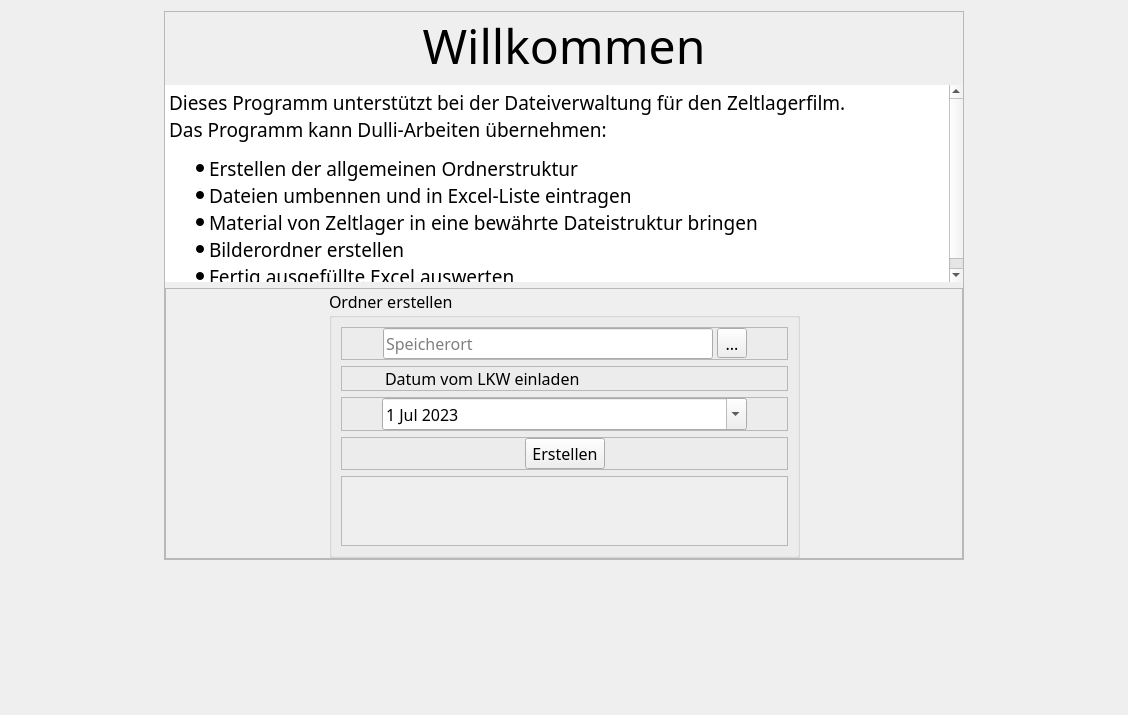
          <widget class="QWidget" name="scrollAreaWidgetContents">
           <property name="geometry">
            <rect>
             <x>0</x>
             <y>0</y>
             <width>1128</width>
             <height>715</height>
            </rect>
           </property>
           <property name="minimumSize">
            <size>
             <width>0</width>
             <height>0</height>
            </size>
           </property>
           <property name="styleSheet">
            <string notr="true"/>
           </property>
           <layout class="QGridLayout" name="gridLayout">
            <item row="1" column="2">
             <spacer name="horizontalSpacer_2">
              <property name="orientation">
               <enum>Qt::Horizontal</enum>
              </property>
              <property name="sizeType">
               <enum>QSizePolicy::Expanding</enum>
              </property>
              <property name="sizeHint" stdset="0">
               <size>
                <width>40</width>
                <height>20</height>
               </size>
              </property>
             </spacer>
            </item>
            <item row="1" column="0">
             <spacer name="horizontalSpacer">
              <property name="orientation">
               <enum>Qt::Horizontal</enum>
              </property>
              <property name="sizeType">
               <enum>QSizePolicy::Expanding</enum>
              </property>
              <property name="sizeHint" stdset="0">
               <size>
                <width>40</width>
                <height>20</height>
               </size>
              </property>
             </spacer>
            </item>
            <item row="1" column="1">
             <widget class="QFrame" name="frame_3">
              <property name="enabled">
               <bool>true</bool>
              </property>
              <property name="minimumSize">
               <size>
                <width>0</width>
                <height>0</height>
               </size>
              </property>
              <property name="baseSize">
               <size>
                <width>0</width>
                <height>0</height>
               </size>
              </property>
              <property name="frameShape">
               <enum>QFrame::StyledPanel</enum>
              </property>
              <property name="frameShadow">
               <enum>QFrame::Raised</enum>
              </property>
              <layout class="QVBoxLayout" name="verticalLayout_2">
               <property name="leftMargin">
                <number>0</number>
               </property>
               <property name="topMargin">
                <number>0</number>
               </property>
               <property name="rightMargin">
                <number>0</number>
               </property>
               <property name="bottomMargin">
                <number>0</number>
               </property>
               <item>
                <widget class="QLabel" name="Willkommen">
                 <property name="sizePolicy">
                  <sizepolicy hsizetype="Preferred" vsizetype="Fixed">
                   <horstretch>0</horstretch>
                   <verstretch>0</verstretch>
                  </sizepolicy>
                 </property>
                 <property name="font">
                  <font>
                   <family>Gill Sans Nova</family>
                   <pointsize>36</pointsize>
                   <weight>50</weight>
                   <italic>false</italic>
                   <bold>false</bold>
                  </font>
                 </property>
                 <property name="styleSheet">
                  <string notr="true">QLabel {
font: 36pt &quot;Gill Sans Nova&quot;;
}</string>
                 </property>
                 <property name="text">
                  <string>Willkommen</string>
                 </property>
                 <property name="alignment">
                  <set>Qt::AlignCenter</set>
                 </property>
                </widget>
               </item>
               <item>
                <widget class="QTextBrowser" name="Einleitung">
                 <property name="sizePolicy">
                  <sizepolicy hsizetype="Expanding" vsizetype="Fixed">
                   <horstretch>0</horstretch>
                   <verstretch>0</verstretch>
                  </sizepolicy>
                 </property>
                 <property name="minimumSize">
                  <size>
                   <width>350</width>
                   <height>197</height>
                  </size>
                 </property>
                 <property name="sizeIncrement">
                  <size>
                   <width>0</width>
                   <height>0</height>
                  </size>
                 </property>
                 <property name="baseSize">
                  <size>
                   <width>1000</width>
                   <height>300</height>
                  </size>
                 </property>
                 <property name="font">
                  <font>
                   <family>Gill Sans Nova</family>
                   <pointsize>12</pointsize>
                   <weight>50</weight>
                   <italic>false</italic>
                   <bold>false</bold>
                  </font>
                 </property>
                 <property name="styleSheet">
                  <string notr="true"/>
                 </property>
                 <property name="frameShape">
                  <enum>QFrame::NoFrame</enum>
                 </property>
                 <property name="frameShadow">
                  <enum>QFrame::Plain</enum>
                 </property>
                 <property name="lineWidth">
                  <number>0</number>
                 </property>
                 <property name="html">
                  <string>&lt;!DOCTYPE HTML PUBLIC &quot;-//W3C//DTD HTML 4.0//EN&quot; &quot;http://www.w3.org/TR/REC-html40/strict.dtd&quot;&gt;
&lt;html&gt;&lt;head&gt;&lt;meta name=&quot;qrichtext&quot; content=&quot;1&quot; /&gt;&lt;style type=&quot;text/css&quot;&gt;
p, li { white-space: pre-wrap; }
&lt;/style&gt;&lt;/head&gt;&lt;body style=&quot; font-family:'Gill Sans Nova'; font-size:12pt; font-weight:400; font-style:normal;&quot;&gt;
&lt;p style=&quot; margin-top:0px; margin-bottom:0px; margin-left:0px; margin-right:0px; -qt-block-indent:0; text-indent:0px;&quot;&gt;&lt;span style=&quot; font-size:14pt;&quot;&gt;Dieses Programm unterstützt bei der Dateiverwaltung für den Zeltlagerfilm.&lt;/span&gt;&lt;/p&gt;
&lt;p style=&quot; margin-top:0px; margin-bottom:0px; margin-left:0px; margin-right:0px; -qt-block-indent:0; text-indent:0px;&quot;&gt;&lt;span style=&quot; font-size:14pt;&quot;&gt;Das Programm kann Dulli-Arbeiten übernehmen:&lt;/span&gt;&lt;/p&gt;
&lt;ul style=&quot;margin-top: 0px; margin-bottom: 0px; margin-left: 0px; margin-right: 0px; -qt-list-indent: 1;&quot;&gt;&lt;li style=&quot; font-size:14pt;&quot; style=&quot; margin-top:12px; margin-bottom:0px; margin-left:0px; margin-right:0px; -qt-block-indent:0; text-indent:0px;&quot;&gt;Erstellen der allgemeinen Ordnerstruktur&lt;/li&gt;
&lt;ul style=&quot;margin-top: 0px; margin-bottom: 0px; margin-left: 0px; margin-right: 0px; -qt-list-indent: 1;&quot;&gt;&lt;li style=&quot; font-size:14pt;&quot; style=&quot; margin-top:0px; margin-bottom:0px; margin-left:0px; margin-right:0px; -qt-block-indent:0; text-indent:0px;&quot;&gt;Dateien umbennen und in Excel-Liste eintragen&lt;/li&gt;&lt;/ul&gt;
&lt;li style=&quot; font-size:14pt;&quot; style=&quot; margin-top:0px; margin-bottom:0px; margin-left:0px; margin-right:0px; -qt-block-indent:0; text-indent:0px;&quot;&gt;Material von Zeltlager in eine bewährte Dateistruktur bringen&lt;/li&gt;
&lt;li style=&quot; font-size:14pt;&quot; style=&quot; margin-top:0px; margin-bottom:0px; margin-left:0px; margin-right:0px; -qt-block-indent:0; text-indent:0px;&quot;&gt;Bilderordner erstellen&lt;/li&gt;
&lt;li style=&quot; font-size:14pt;&quot; style=&quot; margin-top:0px; margin-bottom:12px; margin-left:0px; margin-right:0px; -qt-block-indent:0; text-indent:0px;&quot;&gt;Fertig ausgefüllte Excel auswerten&lt;/li&gt;&lt;/ul&gt;&lt;/body&gt;&lt;/html&gt;</string>
                 </property>
                 <property name="acceptRichText">
                  <bool>true</bool>
                 </property>
                </widget>
               </item>
               <item>
                <widget class="QFrame" name="frame_4">
                 <property name="sizePolicy">
                  <sizepolicy hsizetype="Expanding" vsizetype="Fixed">
                   <horstretch>0</horstretch>
                   <verstretch>0</verstretch>
                  </sizepolicy>
                 </property>
                 <property name="minimumSize">
                  <size>
                   <width>386</width>
                   <height>131</height>
                  </size>
                 </property>
                 <property name="styleSheet">
                  <string notr="true"/>
                 </property>
                 <property name="frameShape">
                  <enum>QFrame::StyledPanel</enum>
                 </property>
                 <property name="frameShadow">
                  <enum>QFrame::Raised</enum>
                 </property>
                 <layout class="QHBoxLayout" name="horizontalLayout_3">
                  <property name="leftMargin">
                   <number>0</number>
                  </property>
                  <property name="topMargin">
                   <number>0</number>
                  </property>
                  <property name="rightMargin">
                   <number>0</number>
                  </property>
                  <property name="bottomMargin">
                   <number>0</number>
                  </property>
                  <item>
                   <spacer name="horizontalSpacer_4">
                    <property name="orientation">
                     <enum>Qt::Horizontal</enum>
                    </property>
                    <property name="sizeHint" stdset="0">
                     <size>
                      <width>40</width>
                      <height>20</height>
                     </size>
                    </property>
                   </spacer>
                  </item>
                  <item>
                   <widget class="QGroupBox" name="folder_setup_groupB">
                    <property name="sizePolicy">
                     <sizepolicy hsizetype="Expanding" vsizetype="Fixed">
                      <horstretch>0</horstretch>
                      <verstretch>0</verstretch>
                     </sizepolicy>
                    </property>
                    <property name="minimumSize">
                     <size>
                      <width>385</width>
                      <height>131</height>
                     </size>
                    </property>
                    <property name="maximumSize">
                     <size>
                      <width>16777215</width>
                      <height>16777215</height>
                     </size>
                    </property>
                    <property name="font">
                     <font>
                      <family>Gill Sans Nova</family>
                      <pointsize>12</pointsize>
                      <weight>50</weight>
                      <italic>false</italic>
                      <bold>false</bold>
                     </font>
                    </property>
                    <property name="toolTip">
                     <string>Erstellen der Ordnerstruktur</string>
                    </property>
                    <property name="toolTipDuration">
                     <number>-1</number>
                    </property>
                    <property name="statusTip">
                     <string/>
                    </property>
                    <property name="styleSheet">
                     <string notr="true"/>
                    </property>
                    <property name="title">
                     <string>Ordner erstellen</string>
                    </property>
                    <layout class="QVBoxLayout" name="verticalLayout_22">
                     <item>
                      <widget class="QFrame" name="folder_input_frame_2">
                       <property name="minimumSize">
                        <size>
                         <width>0</width>
                         <height>31</height>
                        </size>
                       </property>
                       <property name="frameShape">
                        <enum>QFrame::StyledPanel</enum>
                       </property>
                       <property name="frameShadow">
                        <enum>QFrame::Raised</enum>
                       </property>
                       <layout class="QHBoxLayout" name="horizontalLayout_9">
                        <property name="spacing">
                         <number>4</number>
                        </property>
                        <property name="leftMargin">
                         <number>0</number>
                        </property>
                        <property name="topMargin">
                         <number>0</number>
                        </property>
                        <property name="rightMargin">
                         <number>0</number>
                        </property>
                        <property name="bottomMargin">
                         <number>0</number>
                        </property>
                        <item>
                         <spacer name="horizontalSpacer_9">
                          <property name="orientation">
                           <enum>Qt::Horizontal</enum>
                          </property>
                          <property name="sizeHint" stdset="0">
                           <size>
                            <width>40</width>
                            <height>20</height>
                           </size>
                          </property>
                         </spacer>
                        </item>
                        <item>
                         <widget class="QLineEdit" name="drop_harddrive">
                          <property name="minimumSize">
                           <size>
                            <width>330</width>
                            <height>31</height>
                           </size>
                          </property>
                          <property name="maximumSize">
                           <size>
                            <width>16777215</width>
                            <height>31</height>
                           </size>
                          </property>
                          <property name="font">
                           <font>
                            <family>Gill Sans Nova</family>
                            <pointsize>12</pointsize>
                            <weight>50</weight>
                            <italic>false</italic>
                            <bold>false</bold>
                           </font>
                          </property>
                          <property name="toolTip">
                           <string>Dateipfad zur PJHF Festplatte</string>
                          </property>
                          <property name="styleSheet">
                           <string notr="true">QLineEdit {
	
	color: &quot;red&quot;;
}</string>
                          </property>
                          <property name="inputMask">
                           <string/>
                          </property>
                          <property name="text">
                           <string/>
                          </property>
                          <property name="frame">
                           <bool>true</bool>
                          </property>
                          <property name="echoMode">
                           <enum>QLineEdit::Normal</enum>
                          </property>
                          <property name="alignment">
                           <set>Qt::AlignLeading|Qt::AlignLeft|Qt::AlignVCenter</set>
                          </property>
                          <property name="placeholderText">
                           <string>Speicherort</string>
                          </property>
                          <property name="clearButtonEnabled">
                           <bool>true</bool>
                          </property>
                         </widget>
                        </item>
                        <item>
                         <widget class="QToolButton" name="tb_harddrive">
                          <property name="minimumSize">
                           <size>
                            <width>30</width>
                            <height>30</height>
                           </size>
                          </property>
                          <property name="maximumSize">
                           <size>
                            <width>30</width>
                            <height>30</height>
                           </size>
                          </property>
                          <property name="baseSize">
                           <size>
                            <width>30</width>
                            <height>30</height>
                           </size>
                          </property>
                          <property name="font">
                           <font>
                            <family>Gill Sans Nova</family>
                            <pointsize>12</pointsize>
                            <weight>50</weight>
                            <italic>false</italic>
                            <bold>false</bold>
                           </font>
                          </property>
                          <property name="cursor">
                           <cursorShape>ArrowCursor</cursorShape>
                          </property>
                          <property name="toolTip">
                           <string>Ordnerauswahl</string>
                          </property>
                          <property name="styleSheet">
                           <string notr="true"/>
                          </property>
                          <property name="text">
                           <string>...</string>
                          </property>
                          <property name="icon">
                           <iconset>
                            <normaloff>../../assets/folder-icon.png</normaloff>../../assets/folder-icon.png</iconset>
                          </property>
                          <property name="iconSize">
                           <size>
                            <width>20</width>
                            <height>20</height>
                           </size>
                          </property>
                         </widget>
                        </item>
                        <item>
                         <spacer name="horizontalSpacer_14">
                          <property name="orientation">
                           <enum>Qt::Horizontal</enum>
                          </property>
                          <property name="sizeHint" stdset="0">
                           <size>
                            <width>40</width>
                            <height>20</height>
                           </size>
                          </property>
                         </spacer>
                        </item>
                       </layout>
                      </widget>
                     </item>
                     <item>
                      <widget class="QFrame" name="frame_6">
                       <property name="frameShape">
                        <enum>QFrame::StyledPanel</enum>
                       </property>
                       <property name="frameShadow">
                        <enum>QFrame::Raised</enum>
                       </property>
                       <layout class="QHBoxLayout" name="horizontalLayout_5">
                        <property name="spacing">
                         <number>4</number>
                        </property>
                        <property name="leftMargin">
                         <number>0</number>
                        </property>
                        <property name="topMargin">
                         <number>0</number>
                        </property>
                        <property name="rightMargin">
                         <number>0</number>
                        </property>
                        <property name="bottomMargin">
                         <number>0</number>
                        </property>
                        <item>
                         <spacer name="horizontalSpacer_17">
                          <property name="orientation">
                           <enum>Qt::Horizontal</enum>
                          </property>
                          <property name="sizeHint" stdset="0">
                           <size>
                            <width>40</width>
                            <height>20</height>
                           </size>
                          </property>
                         </spacer>
                        </item>
                        <item>
                         <widget class="QLabel" name="label">
                          <property name="minimumSize">
                           <size>
                            <width>360</width>
                            <height>0</height>
                           </size>
                          </property>
                          <property name="text">
                           <string>Datum vom LKW einladen</string>
                          </property>
                         </widget>
                        </item>
                        <item>
                         <spacer name="horizontalSpacer_18">
                          <property name="orientation">
                           <enum>Qt::Horizontal</enum>
                          </property>
                          <property name="sizeHint" stdset="0">
                           <size>
                            <width>40</width>
                            <height>20</height>
                           </size>
                          </property>
                         </spacer>
                        </item>
                       </layout>
                      </widget>
                     </item>
                     <item>
                      <widget class="QFrame" name="frame_5">
                       <property name="frameShape">
                        <enum>QFrame::StyledPanel</enum>
                       </property>
                       <property name="frameShadow">
                        <enum>QFrame::Raised</enum>
                       </property>
                       <layout class="QHBoxLayout" name="horizontalLayout_4">
                        <property name="spacing">
                         <number>4</number>
                        </property>
                        <property name="leftMargin">
                         <number>0</number>
                        </property>
                        <property name="topMargin">
                         <number>0</number>
                        </property>
                        <property name="rightMargin">
                         <number>0</number>
                        </property>
                        <property name="bottomMargin">
                         <number>0</number>
                        </property>
                        <item>
                         <spacer name="horizontalSpacer_6">
                          <property name="orientation">
                           <enum>Qt::Horizontal</enum>
                          </property>
                          <property name="sizeHint" stdset="0">
                           <size>
                            <width>40</width>
                            <height>20</height>
                           </size>
                          </property>
                         </spacer>
                        </item>
                        <item>
                         <widget class="QDateEdit" name="date_lkw">
                          <property name="minimumSize">
                           <size>
                            <width>365</width>
                            <height>30</height>
                           </size>
                          </property>
                          <property name="styleSheet">
                           <string notr="true"/>
                          </property>
                          <property name="buttonSymbols">
                           <enum>QAbstractSpinBox::UpDownArrows</enum>
                          </property>
                          <property name="currentSection">
                           <enum>QDateTimeEdit::YearSection</enum>
                          </property>
                          <property name="calendarPopup">
                           <bool>true</bool>
                          </property>
                          <property name="date">
                           <date>
                            <year>2023</year>
                            <month>7</month>
                            <day>1</day>
                           </date>
                          </property>
                         </widget>
                        </item>
                        <item>
                         <spacer name="horizontalSpacer_7">
                          <property name="orientation">
                           <enum>Qt::Horizontal</enum>
                          </property>
                          <property name="sizeHint" stdset="0">
                           <size>
                            <width>40</width>
                            <height>20</height>
                           </size>
                          </property>
                         </spacer>
                        </item>
                       </layout>
                      </widget>
                     </item>
                     <item>
                      <widget class="QFrame" name="folder_start_frame_2">
                       <property name="minimumSize">
                        <size>
                         <width>0</width>
                         <height>31</height>
                        </size>
                       </property>
                       <property name="frameShape">
                        <enum>QFrame::StyledPanel</enum>
                       </property>
                       <property name="frameShadow">
                        <enum>QFrame::Raised</enum>
                       </property>
                       <layout class="QHBoxLayout" name="horizontalLayout_10">
                        <property name="leftMargin">
                         <number>0</number>
                        </property>
                        <property name="topMargin">
                         <number>0</number>
                        </property>
                        <property name="rightMargin">
                         <number>0</number>
                        </property>
                        <property name="bottomMargin">
                         <number>0</number>
                        </property>
                        <item>
                         <spacer name="horizontalSpacer_15">
                          <property name="orientation">
                           <enum>Qt::Horizontal</enum>
                          </property>
                          <property name="sizeHint" stdset="0">
                           <size>
                            <width>40</width>
                            <height>20</height>
                           </size>
                          </property>
                         </spacer>
                        </item>
                        <item>
                         <widget class="QPushButton" name="pb_foldersetup">
                          <property name="minimumSize">
                           <size>
                            <width>80</width>
                            <height>26</height>
                           </size>
                          </property>
                          <property name="font">
                           <font>
                            <family>Gill Sans Nova</family>
                            <pointsize>12</pointsize>
                            <weight>50</weight>
                            <italic>false</italic>
                            <bold>false</bold>
                           </font>
                          </property>
                          <property name="toolTip">
                           <string>Startet das Erstellen</string>
                          </property>
                          <property name="styleSheet">
                           <string notr="true"/>
                          </property>
                          <property name="text">
                           <string>Erstellen</string>
                          </property>
                         </widget>
                        </item>
                        <item>
                         <spacer name="horizontalSpacer_16">
                          <property name="orientation">
                           <enum>Qt::Horizontal</enum>
                          </property>
                          <property name="sizeHint" stdset="0">
                           <size>
                            <width>40</width>
                            <height>20</height>
                           </size>
                          </property>
                         </spacer>
                        </item>
                       </layout>
                      </widget>
                     </item>
                     <item>
                      <widget class="QScrollArea" name="process_scrollArea_3">
                       <property name="sizePolicy">
                        <sizepolicy hsizetype="MinimumExpanding" vsizetype="MinimumExpanding">
                         <horstretch>0</horstretch>
                         <verstretch>0</verstretch>
                        </sizepolicy>
                       </property>
                       <property name="minimumSize">
                        <size>
                         <width>300</width>
                         <height>41</height>
                        </size>
                       </property>
                       <property name="styleSheet">
                        <string notr="true"/>
                       </property>
                       <property name="frameShape">
                        <enum>QFrame::StyledPanel</enum>
                       </property>
                       <property name="frameShadow">
                        <enum>QFrame::Plain</enum>
                       </property>
                       <property name="midLineWidth">
                        <number>0</number>
                       </property>
                       <property name="widgetResizable">
                        <bool>true</bool>
                       </property>
                       <widget class="QWidget" name="scrollAreaWidgetContents_3">
                        <property name="geometry">
                         <rect>
                          <x>0</x>
                          <y>0</y>
                          <width>453</width>
                          <height>62</height>
                         </rect>
                        </property>
                        <layout class="QVBoxLayout" name="verticalLayout_7">
                         <item>
                          <widget class="QLabel" name="print_label_setup">
                           <property name="font">
                            <font>
                             <family>Gill Sans Nova</family>
                             <pointsize>12</pointsize>
                             <weight>50</weight>
                             <italic>false</italic>
                             <bold>false</bold>
                            </font>
                           </property>
                           <property name="toolTip">
                            <string>Zeigt den aktuellen Arbeitsschritt an.</string>
                           </property>
                           <property name="styleSheet">
                            <string notr="true"/>
                           </property>
                           <property name="text">
                            <string/>
                           </property>
                           <property name="alignment">
                            <set>Qt::AlignLeading|Qt::AlignLeft|Qt::AlignTop</set>
                           </property>
                          </widget>
                         </item>
                        </layout>
                       </widget>
                      </widget>
                     </item>
                    </layout>
                   </widget>
                  </item>
                  <item>
                   <spacer name="horizontalSpacer_3">
                    <property name="orientation">
                     <enum>Qt::Horizontal</enum>
                    </property>
                    <property name="sizeHint" stdset="0">
                     <size>
                      <width>152</width>
                      <height>20</height>
                     </size>
                    </property>
                   </spacer>
                  </item>
                 </layout>
                </widget>
               </item>
              </layout>
             </widget>
            </item>
            <item row="3" column="1">
             <spacer name="verticalSpacer_13">
              <property name="orientation">
               <enum>Qt::Vertical</enum>
              </property>
              <property name="sizeType">
               <enum>QSizePolicy::Expanding</enum>
              </property>
              <property name="sizeHint" stdset="0">
               <size>
                <width>20</width>
                <height>80</height>
               </size>
              </property>
             </spacer>
            </item>
            <item row="2" column="1">
             <spacer name="horizontalSpacer_5">
              <property name="orientation">
               <enum>Qt::Horizontal</enum>
              </property>
              <property name="sizeHint" stdset="0">
               <size>
                <width>800</width>
                <height>20</height>
               </size>
              </property>
             </spacer>
            </item>
           </layout>
          </widget>
